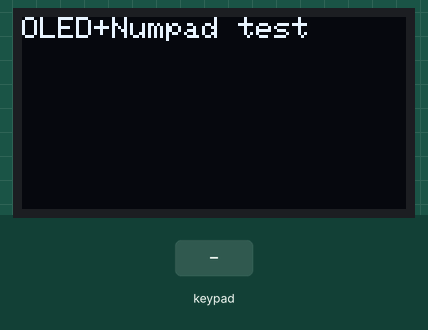
Simulated run of this program. Board: ESP32. On the bench: 128×64 one-colour display. The test bench sets the inputs (shaded band). What the program prints to the serial monitor is not drawn.

Above: at 1.2 s.
1.3 s: keypad keys 1 4 2 7 2 6 2 5 # pressed 0.4 s apart
At 5.6 s:
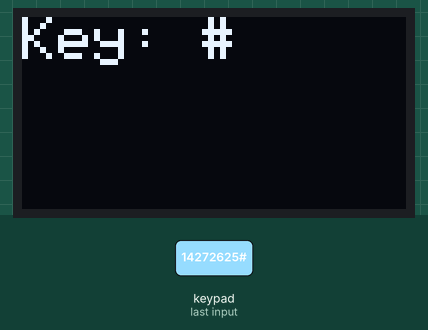
6.4 s: key 'D' pressed
At 7.3 s:
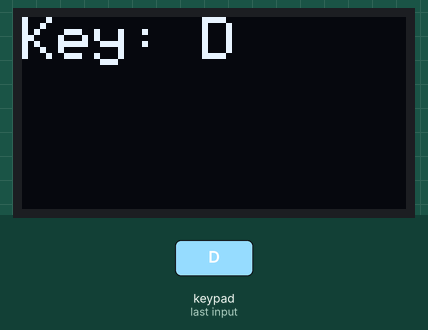
7.9 s: key 'C' pressed
At 8.3 s:
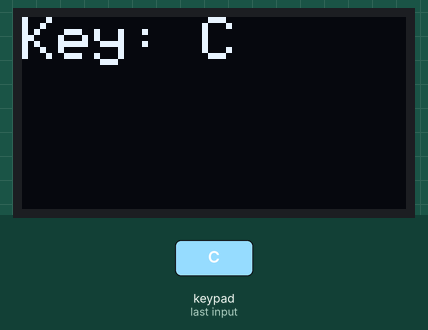
9.4 s: keypad keys 1 4 2 7 2 6 2 5 * pressed 0.4 s apart
At 13.2 s:
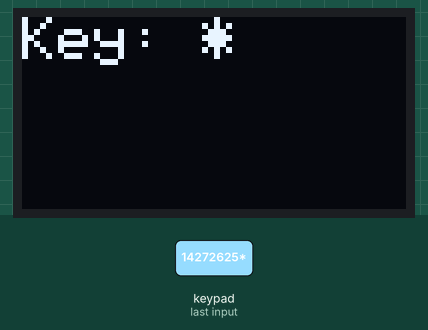
14.5 s: key 'B' pressed
At 15.6 s:
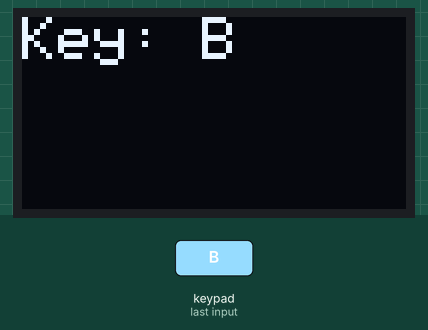
16.0 s: keypad keys 1 4 2 7 2 6 2 5 A pressed 0.4 s apart
At 20.4 s:
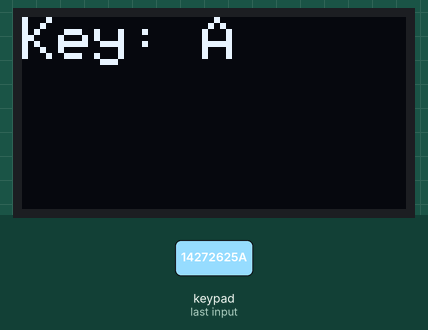
Timing chart, 0 to 21.9 s (numbered marks = the images above; inputs shaded):
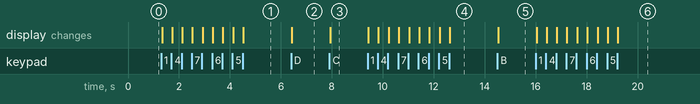

The program:

main.cpp
```cpp
#include <Arduino.h>
#include <Wire.h>
#include <Adafruit_GFX.h>
#include <Adafruit_SSD1306.h>
#include <Keypad.h>

#define SCREEN_W 128
#define SCREEN_H 64
Adafruit_SSD1306 display(SCREEN_W, SCREEN_H, &Wire, -1);

#define ROWS 4
#define COLS 4
char keys[ROWS][COLS] = {
  {'D','C','B','A'},
  {'#','9','6','3'},
  {'0','8','5','2'},
  {'*','7','4','1'}
};
byte rowPins[ROWS] = {14, 27, 26, 25};
byte colPins[COLS] = {33, 32, 18, 19};
Keypad keypad = Keypad(makeKeymap(keys), rowPins, colPins, ROWS, COLS);

void setup() {
  Serial.begin(115200);
  Wire.begin(21, 22);
  display.begin(SSD1306_SWITCHCAPVCC, 0x3C);
  display.clearDisplay();
  display.setTextSize(1);
  display.setTextColor(SSD1306_WHITE);
  display.setCursor(0, 0);
  display.println("OLED+Numpad test");
  display.display();
}

void loop() {
  char k = keypad.getKey();
  if (k != NO_KEY) {
    display.clearDisplay();
    display.setCursor(0, 0);
    display.setTextSize(2);
    display.print("Key: ");
    display.println(k);
    display.display();
    Serial.println(k);
  }
  delay(10);
}
```

Measured:
- after the input at 1.3 s, the display: first changes at once (image 1 shows a later state)
- after the input at 6.4 s, the display: changes at once (image 2)
- after the input at 7.9 s, the display: changes at once (image 3)
- after the input at 9.4 s, the display: first changes at once (image 4 shows a later state)
- after the input at 14.5 s, the display: changes at once (image 5)
- after the input at 16.0 s, the display: first changes at once (image 6 shows a later state)
